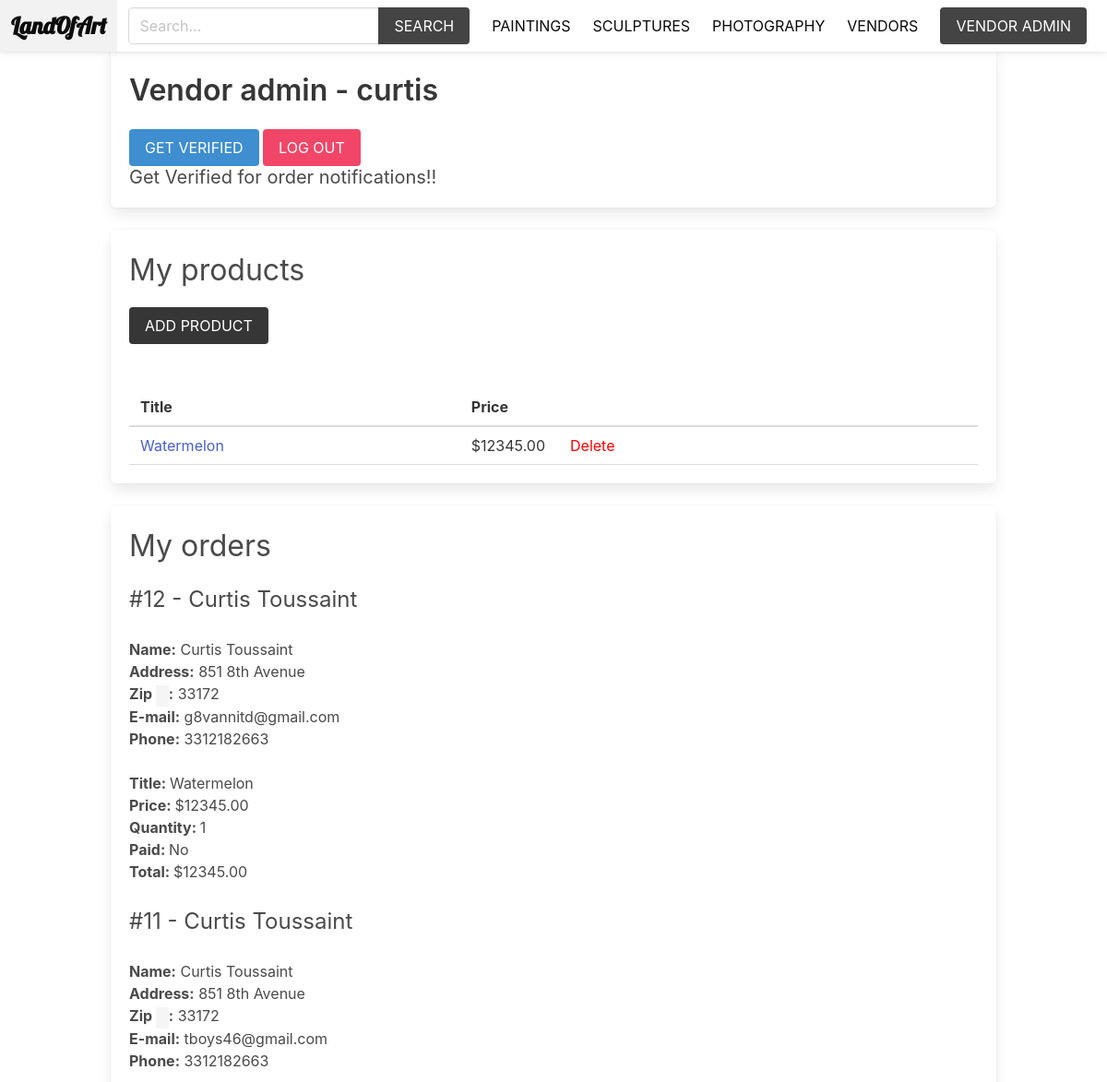
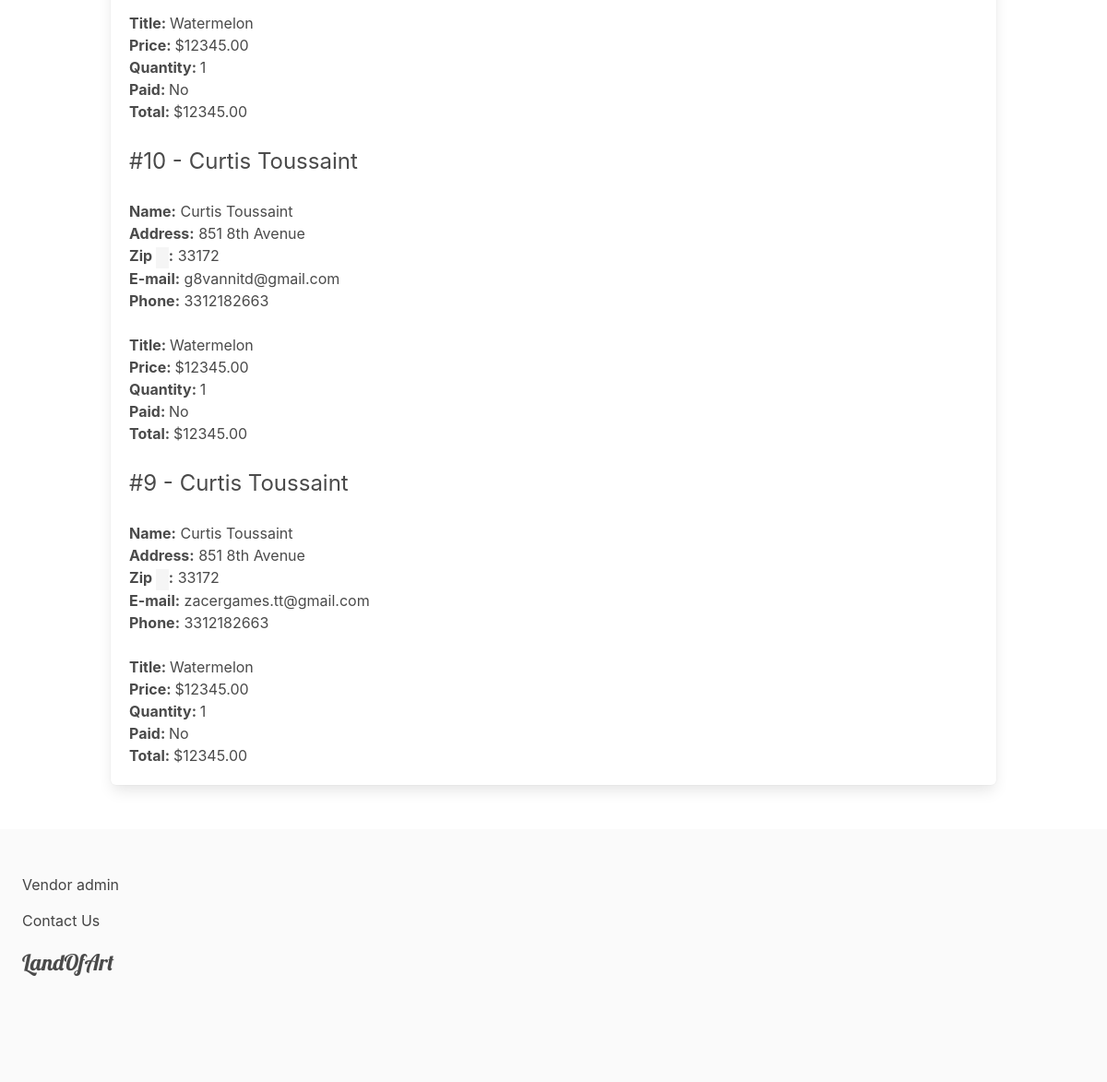
/vendors/vendor-admin/ (signed in), run on the app's committed database (2 pictures, top to bottom).
### apps/product/models.py (models this page shows, shortened)
class Category(models.Model):
    title = models.CharField(max_length=255)
    slug = models.SlugField(max_length=255)
    ordering = models.IntegerField(default=0)
    class Meta:
        ordering = ['ordering']

class Product(models.Model):
    category = models.ForeignKey(Category, related_name='products', on_delete=models.CASCADE)
    vendor = models.ForeignKey(Vendor, related_name='products', on_delete=models.CASCADE)
    title = models.CharField(max_length=255)
    slug = models.SlugField(max_length=255)
    description = models.TextField(blank=True, null=True)
    price = models.DecimalField(max_digits=9, decimal_places=2)
    date_added = models.DateTimeField(auto_now_add=True)
    image = models.ImageField(upload_to='uploads/', blank=True, null=True, validators=[validate_file_extension])
    thumbnail = models.ImageField(upload_to='uploads/', blank=True, null=True)
    class Meta:
        ordering = ['-date_added']

### apps/vendor/models.py (models this page shows, shortened)
class Vendor(models.Model):
    name = models.CharField(max_length=255)
    created_at = models.DateTimeField(auto_now_add=True)
    created_by = models.OneToOneField(User, related_name='vendor', on_delete=models.CASCADE)
    class Meta:
        ordering = ['-created_at']

### apps/order/models.py (models this page shows, shortened)
class Order(models.Model):
    first_name = models.CharField(max_length=100)
    last_name = models.CharField(max_length=100)
    email = models.CharField(max_length=100)
    address = models.CharField(max_length=100)
    phone = models.CharField(max_length=100)
    zipcode = models.CharField(max_length=100)
    created_at = models.DateTimeField(auto_now_add=True)
    cost = models.DecimalField(max_digits=9, decimal_places=2)
    vendors = models.ManyToManyField(Vendor, related_name='orders')
    class Meta:
        ordering = ['-created_at']

class OrderItem(models.Model):
    order = models.ForeignKey(Order, related_name='items', on_delete=models.CASCADE)
    product = models.ForeignKey(Product, related_name='items', on_delete=models.CASCADE)
    vendor = models.ForeignKey(Vendor, related_name='items', on_delete=models.CASCADE)
    vendor_paid = models.BooleanField(default=False)
    price = models.DecimalField(max_digits=8, decimal_places=2)
    quantity = models.IntegerField(default=1)
    def get_total_price(self):
        return self.price * self.quantity

### apps/vendor/views.py (the view)
# urls.py: path('vendor-admin/', views.vendor_admin, name='vendor_admin'),
@login_required
def vendor_admin(request):
    vendor = request.user.vendor
    products = vendor.products.all()
    orders = vendor.orders.all()
    for order in orders:
        order.vendor_amount = 0
        order.vendor_paid_amount = 0
        order.fully_paid = False
    return render(request, 'vendor/vendor_admin.html', {'vendor': vendor, 'products': products, 'orders':orders })

### apps/cart/cart.py (called while the page is built)
    def __len__(self):
        return sum(item['quantity'] for item in self.cart.values())

### apps/cart/context_processors.py (called while the page is built)
def cart(request):
    return {'cart': Cart(request)}

### apps/product/context_processors.py (called while the page is built)
def menu_categories(request):
    categories = Category.objects.all()
    return{'menu_categories': categories}

### apps/vendor/templates/vendor/vendor_admin.html (shortened to what this page needs)
{% extends 'core/base.html' %}
{% block content %}
    <div class="box">
        <h1 class="title mt-3">Vendor admin - {{ vendor.name }}</h1>
         <a href="{% url 'edit_vendor' %}" class="button is-info is-uppercase">Get Verified</a>
        <a href="{% url 'logout' %}" class="button is-danger is-uppercase">Log out</a>
        <h2 class="subtitle is-danger">Get Verified for order notifications!!</h2>
    </div>
    <div class="box">
        <h2 class="is-size-3 mb-4">My products</h2>
        <a href="{% url 'add_product' %}" class="button is-dark is-uppercase mb-6">Add product</a>
        {% if products %}
            <table class="table is-fullwidth">
                <thead>
                    <tr>
                        <th>Title</th>
                        <th>Price</th>
                    </tr>
                </thead>
                <tbody>
                    {% for product in products %}
                        <tr>
                            <td><a href="{% url 'product' product.category.slug product.slug %}" >{{ product.title }}</a></td>
                            <td>${{ product.price }} &nbsp; &nbsp; &nbsp;<a href="{% url 'delete_product' product.id %}" class="remove">Delete</a></td>
                        </tr>
                    {% endfor %}
                </tbody>
            </table>
        {% else %}
            <p>You don't have any products yet...</p>
        {% endif %}
    </div>
    <div class="box">
        <h2 class="is-size-3 mb-4">My orders</h2>
        {% if orders %}
            {% for order in orders %}
                    <div class="columns is-multiline">
                        <div class="column is-6">
                            <h3 class="is-size-4">#{{ order.id }} - {{ order.first_name }} {{ order.last_name }}</h3>
                        </div>
                        <div class="column is-12">
                            <b>Name:</b> {{ order.first_name }} {{ order.last_name }}<br>
                            <b>Address:</b> {{ order.address }}<br>
                            <b>Zip <code></code>:</b> {{ order.zipcode }} {{ order.place }}<br>
                            <b>E-mail:</b> {{ order.email }}<br>
                            <b>Phone:</b> {{ order.phone }}
                        </div>
                    {% for item in order.items.all %}
                        {% if item.vendor == request.user.vendor %}
                            <div class="column is-12">
                                <b>Title: </b>{{ item.product.title }}<br>
                                <b>Price: </b>${{ item.product.price }}<br>
                                <b>Quantity: </b>{{ item.quantity }}<br>
                                <b>Paid: </b>{{ item.vendor_paid|yesno:"Yes,No" }}<br>
                                <b>Total: </b>${{ item.get_total_price }}<br>
                            </div>
                            {% endif %}
                    {% endfor %}
                    </div>
            {% endfor %}
        {% endif %}
    </div>
{% endblock %}

### apps/core/templates/core/base.html (shortened to what this page needs)
{% load static %}
<!DOCTYPE html>
<html lang="en">
<head>
    <link rel="stylesheet" href="https://cdn.jsdelivr.net/npm/bulma@0.9.1/css/bulma.min.css">
    <link rel="stylesheet" href="{% static 'styles/main.css' %}">
</head>
<body>
     <nav class="navbar is-white">
            <div class="navbar-brand">
                <a href="/" class="navbar-item"><strong>LandOfArt</strong></a>
            </div>
            <div class="navbar-menu" id="main-navbar">
                <div class="navbar-end">
                    <div class="navbar-item">
                        <form action="{% url 'search' %}" method="get">
                        <div class="field has-addons">
                            <div class="control">
                                <input type="text" class="input" placeholder="Search..." name="query">
                            </div>
                            <div class="control">
                                <button class="button is-dark is-uppercase">Search</button>
                            </div>
                        </div>
                    </form>
                    </div>
                </div>
                <div class="navbar-end">
                    {% for category in menu_categories %}
                    <a href="{% url 'category' category.slug %}" class="navbar-item"> {{ category.title }}</a>
                    {% endfor %}
                    <a href="{% url 'vendors' %}" class="navbar-item">Vendors</a>
                    <div class="navbar-item">
                    {% if request.user.is_authenticated %}
                        <a href="{% url 'vendor_admin' %}" class="button is-dark">Vendor admin</a>
                    {% else %}
                        <a href="{% url 'info_vendor' %}" class="navbar-item">Become vendor</a>
                    {% endif %}
                    </div>
                    <div class="navbar-item">
                    </div>
                </div>
            </div>
        </nav>
        <section class="section ">
            <div class="container">
                {% block content %}
                {% endblock %}
            </div>
        </section>
         <footer class="footer">
                {% if request.user.is_authenticated %}
                    <a href="{% url 'vendor_admin' %}">Vendor admin</a>
                {% else %}
                    <a href="{% url 'info_vendor' %}">Become vendor</a>
                {% endif %} <br>
                <a href="{% url 'contact' %}" >Contact Us</a>
<h3 class="is-size-4 mb-4 loa">LandOfArt</h3>
        </footer>
</body>
</html>

### static/styles/main.css (style rules this page uses)
.navbar-menu { text-transform: uppercase; }
.navbar .is-dark { background: #444; }
.footer a { margin-bottom: 15px; display: inline-block; color: #444; }

### apps/core/templates/core/base.html (style rules this page uses)
.navbar { position: fixed; width: 100%; box-shadow: 0px -5px 10px 0px rgba(0, 0, 0, 0.5); }
a strong { font-family: 'Lobster', cursive; font-size: 25px; }
.loa { font-family: 'Lobster', cursive; }

### apps/vendor/templates/vendor/vendor_admin.html (style rules this page uses)
.remove { color: red; }

### data on the page
Category: title "PAINTINGS"
Category: title "SCULPTURES"
Category: title "PHOTOGRAPHY"
Vendor: name "curtis"
Product: title "Watermelon", price "12345.00"
Order: id "12", first_name "Curtis", last_name "Toussaint", address "851 8th Avenue", zipcode "33172", email "g8vannitd@gmail.com", phone "3312182663"
OrderItem: product "Watermelon", product.price "12345.00", quantity "1", vendor_paid "No", get_total_price "12345.00"
Order: id "11", first_name "Curtis", last_name "Toussaint", address "851 8th Avenue", zipcode "33172", email "tboys46@gmail.com", phone "3312182663"
OrderItem: product "Watermelon", product.price "12345.00", quantity "1", vendor_paid "No", get_total_price "12345.00"
Order: id "10", first_name "Curtis", last_name "Toussaint", address "851 8th Avenue", zipcode "33172", email "g8vannitd@gmail.com", phone "3312182663"
OrderItem: product "Watermelon", product.price "12345.00", quantity "1", vendor_paid "No", get_total_price "12345.00"
Order: id "9", first_name "Curtis", last_name "Toussaint", address "851 8th Avenue", zipcode "33172", email "zacergames.tt@gmail.com", phone "3312182663"
OrderItem: product "Watermelon", product.price "12345.00", quantity "1", vendor_paid "No", get_total_price "12345.00"
